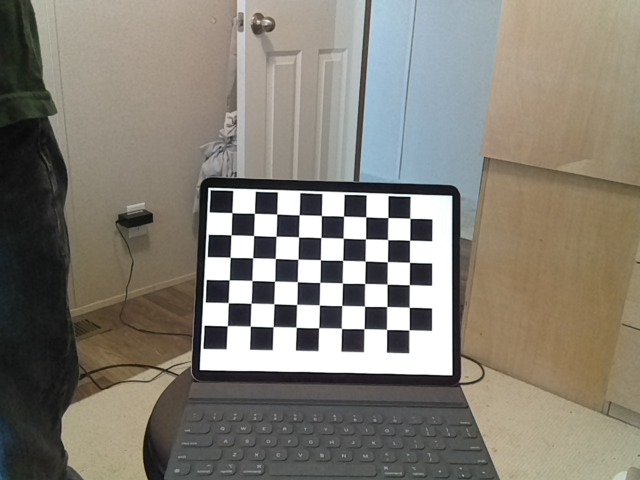
#> input picture calibration/rgb/images/calib_1.png, 640 x 480 px; its folder holds only this picture in this run
$ python calibrate.py
#> lines starting #> are read from the running program, lines starting #| are printed output that depends on the picture; after the words box and inside, x2 and y2 are one past the last pixel; in counts of white or black regions, pixels touching at a corner belong together
import numpy as np
import cv2 as cv
import glob
import pickle

### https://github.com/niconielsen32/CameraCalibration/blob/main/calibration.py ###

################ FIND CHESSBOARD CORNERS - OBJECT POINTS AND IMAGE POINTS #############################

chessboardSize = (9,6)
frameSize = (640,480)

# termination criteria
criteria = (cv.TERM_CRITERIA_EPS + cv.TERM_CRITERIA_MAX_ITER, 30, 0.001)


# prepare object points, like (0,0,0), (1,0,0), (2,0,0) ....,(6,5,0)
objp = np.zeros((chessboardSize[0] * chessboardSize[1], 3), np.float32)
objp[:,:2] = np.mgrid[0:chessboardSize[0],0:chessboardSize[1]].T.reshape(-1,2)

size_of_chessboard_squares_mm = 20
objp = objp * size_of_chessboard_squares_mm


# Arrays to store object points and image points from all the images.
objpoints = [] # 3d point in real world space
imgpoints = [] # 2d points in image plane.


images = glob.glob('./calibration/rgb/images/*.png')

for image in images:
    img = cv.imread(image)
#> img is the input picture: shape (480, 640, 3); mean B, G, R 116.5, 126.6, 131.6
    gray = cv.cvtColor(img, cv.COLOR_BGR2GRAY)
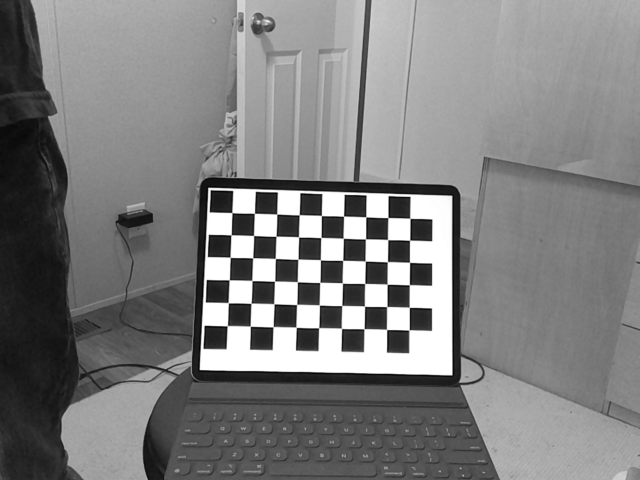
#> gray: shape (480, 640); min 4, max 255, mean 127

    # Find the chess board corners
    ret, corners = cv.findChessboardCorners(gray, chessboardSize, None)
#> ret = True; corners = 54 rows, first 8: [231.9, 212.6], [254.4, 213.4], [276.7, 214.1], [299.2, 214.8], [321.4, 215.5], [343.5, 216.2], [365.8, 216.8], [387.9, 217.5]

    # If found, add object points, image points (after refining them)
    if ret == True:

        objpoints.append(objp)
        corners2 = cv.cornerSubPix(gray, corners, (11,11), (-1,-1), criteria)
#> corners2 = 54 rows, first 8: [231.8, 212.6], [254.4, 213.3], [276.7, 214], [299.2, 214.8], [321.4, 215.5], [343.6, 216.2], [365.7, 216.8], [387.9, 217.6]
        imgpoints.append(corners)

        # Draw and display the corners
        cv.drawChessboardCorners(img, chessboardSize, corners2, ret)
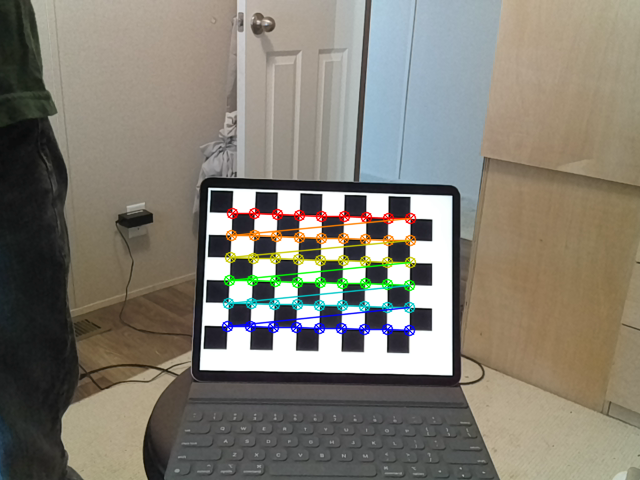
#> img: shape (480, 640, 3); 3.2% of pixels changed, all inside (x1, y1, x2, y2) = (221, 207, 417, 337)
        cv.imshow('img', img)
        cv.waitKey(1000)


cv.destroyAllWindows()


############## CALIBRATION #######################################################

ret, cameraMatrix, dist, rvecs, tvecs = cv.calibrateCamera(objpoints, imgpoints, frameSize, None, None)
#> ret = 0.0941; cameraMatrix = [[626.6, 0, 317.7], [0, 624.7, 231.4], [0, 0, 1]]; dist = [[0.00149, -3.63, 0.00121, 0.0019, 72.49]]; rvecs = ([-0.117, -0.0517, 0.0276],); tvecs = ([-76.55, -16.79, 557.9],)

# Save the camera calibration result for later use (we won't worry about rvecs / tvecs)
pickle.dump((cameraMatrix, dist), open( "./calibration/rgb/calibration.pkl", "wb" ))
pickle.dump(cameraMatrix, open( "./calibration/rgb/cameraMatrix.pkl", "wb" ))
pickle.dump(dist, open( "./calibration/rgb/dist.pkl", "wb" ))


# [39 lines of commented-out code are left out]

$ run again, on calibration/rgb/images/calib_2.png
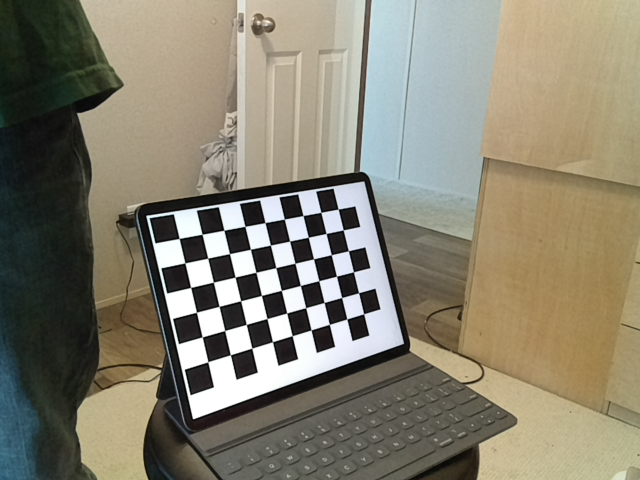
#> input picture calibration/rgb/images/calib_2.png, 640 x 480 px
#> img is the input picture: shape (480, 640, 3); mean B, G, R 112.3, 129.2, 134.3
#> `gray = cv.cvtColor(img, cv.COLOR_BGR2GRAY)`:
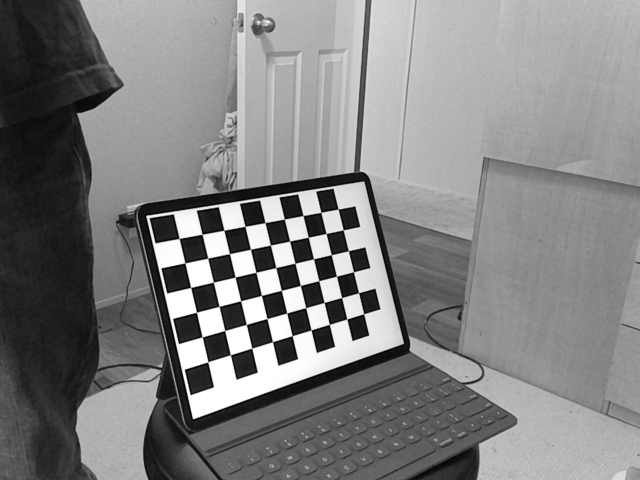
#> gray: shape (480, 640); min 1, max 255, mean 128.8
#> `ret, corners = cv.findChessboardCorners(gray, chessboardSize, None)`: ret = True; corners = 54 rows, first 8: [179.1, 238.4], [202.1, 234.3], [223.9, 230.3], [245, 226.4], [265, 222.6], [284.3, 219.1], [303, 215.6], [320.8, 212.3]
#> corners2 = 54 rows, first 8: [179.2, 238.4], [202.1, 234.3], [223.9, 230.3], [244.9, 226.4], [265, 222.6], [284.3, 219.1], [303, 215.6], [320.8, 212.3]
#> `cv.drawChessboardCorners(img, chessboardSize, corners2, ret)`:
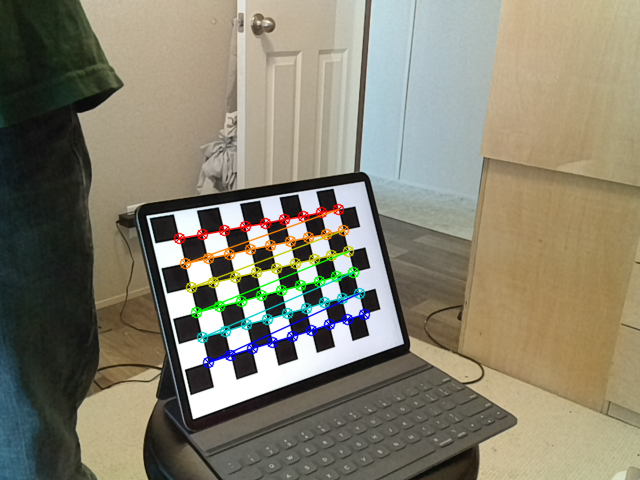
#> img: shape (480, 640, 3); 2.96% of pixels changed, all inside (x1, y1, x2, y2) = (173, 203, 371, 369)
#> `ret, cameraMatrix, dist, rvecs, tvecs = cv.calibrateCamera(objpoints, ..`: ret = 0.0651; cameraMatrix = [[631.9, 0, 319.4], [0, 645.5, 249.8], [0, 0, 1]]; dist = [[-0.199, 4.87, 0.00181, -0.00748, -33.36]]; rvecs = ([-0.11, -0.567, -0.225],); tvecs = ([-113.4, -9.03, 512.5],)

$ run again, on calibration/rgb/images/calib_3.png
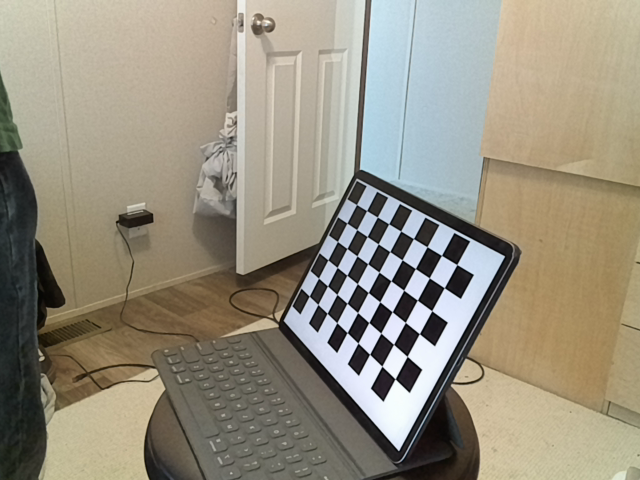
#> input picture calibration/rgb/images/calib_3.png, 640 x 480 px
#> img is the input picture: shape (480, 640, 3); mean B, G, R 127.7, 144, 150.6
#> `gray = cv.cvtColor(img, cv.COLOR_BGR2GRAY)`:
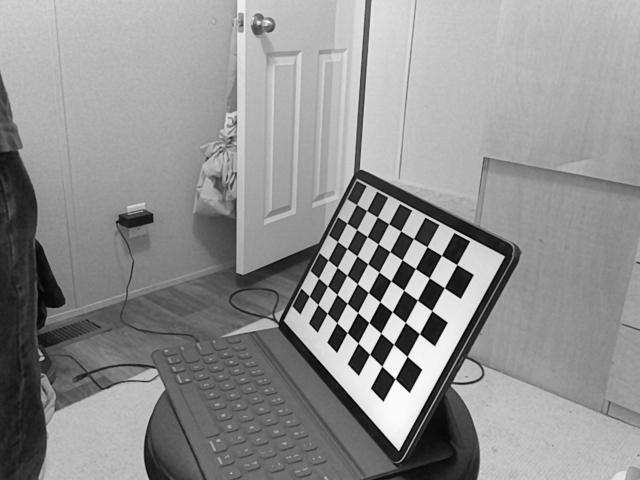
#> gray: shape (480, 640); min 3, max 252, mean 144.2
#> `ret, corners = cv.findChessboardCorners(gray, chessboardSize, None)`: ret = True; corners = 54 rows, first 8: [356.5, 204.5], [366.6, 210.6], [377.4, 217.1], [388.7, 223.8], [400.7, 231], [413.4, 238.6], [427.1, 246.7], [441.5, 255.4]
#> corners2 = 54 rows, first 8: [362.8, 208.3], [362.9, 208.4], [373.5, 214.7], [388.3, 223.5], [400.1, 230.6], [413.2, 238.5], [427.1, 246.7], [441.4, 255.4]
#> `cv.drawChessboardCorners(img, chessboardSize, corners2, ret)`:
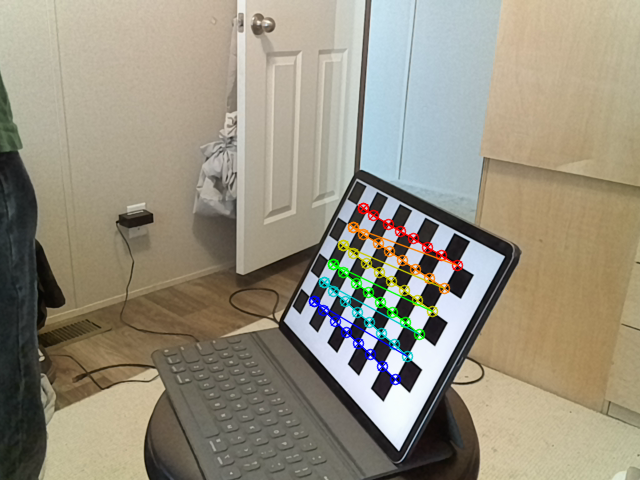
#> img: shape (480, 640, 3); 2.23% of pixels changed, all inside (x1, y1, x2, y2) = (308, 202, 464, 386)
#> `ret, cameraMatrix, dist, rvecs, tvecs = cv.calibrateCamera(objpoints, ..`: ret = 2.44; cameraMatrix = [[457.1, 0, 322.5], [0, 1147, 369.8], [0, 0, 1]]; dist = [[-27.62, 395.3, -0.885, 1.96, -3555.3]]; rvecs = ([-0.732, 0.313, 0.665],); tvecs = ([37.61, -113.6, 913.3],)

$ run again, on calibration/rgb/images/calib_4.png
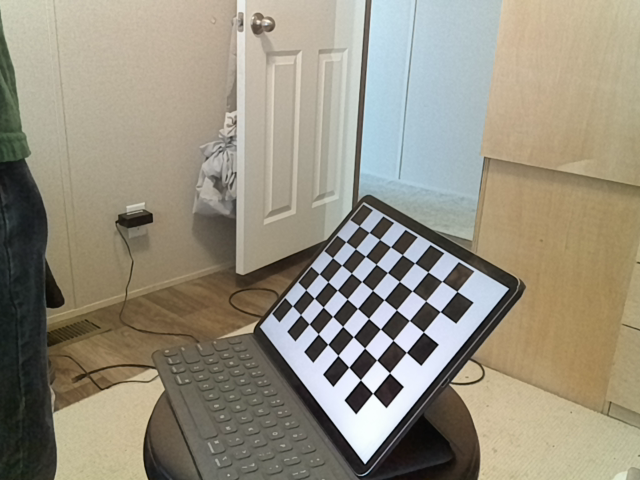
#> input picture calibration/rgb/images/calib_4.png, 640 x 480 px
#> img is the input picture: shape (480, 640, 3); mean B, G, R 127.4, 143.7, 149.9
#> `gray = cv.cvtColor(img, cv.COLOR_BGR2GRAY)`:
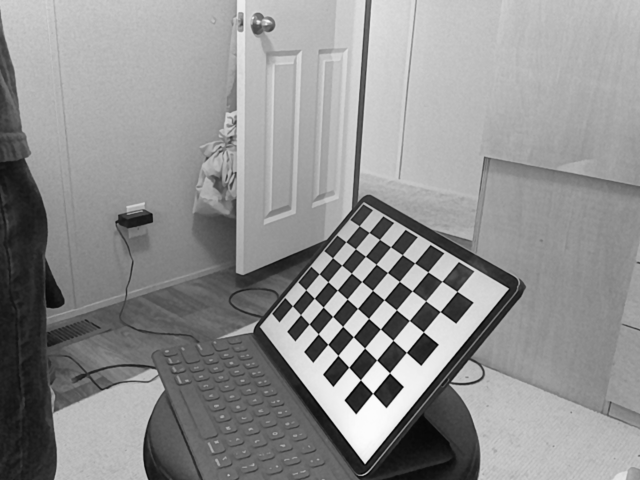
#> gray: shape (480, 640); min 3, max 252, mean 143.7
#> `ret, corners = cv.findChessboardCorners(gray, chessboardSize, None)`: ret = True; corners = 54 rows, first 8: [359.3, 225.7], [369.1, 232.5], [379.5, 239.4], [390.5, 246.7], [402.4, 254.6], [414.6, 263.1], [427.7, 271.9], [441.8, 281.4]
#> corners2 = 54 rows, first 8: [366.3, 230.6], [368.5, 232.1], [378.4, 238.6], [390.5, 246.7], [401.8, 254.4], [414.3, 262.8], [427.8, 271.7], [441.8, 281.3]
#> `cv.drawChessboardCorners(img, chessboardSize, corners2, ret)`:
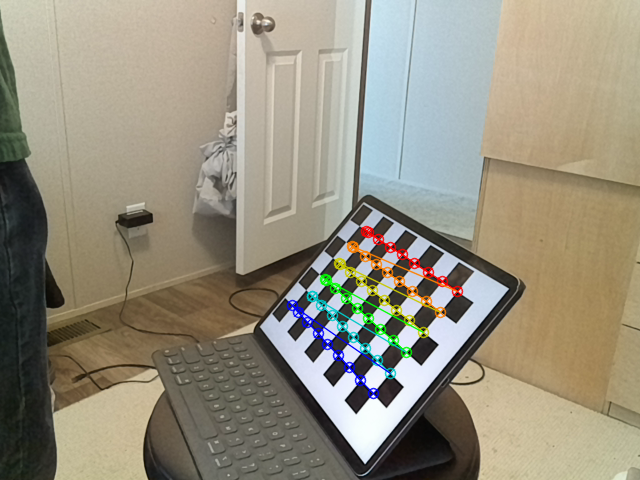
#> img: shape (480, 640, 3); 2.29% of pixels changed, all inside (x1, y1, x2, y2) = (286, 225, 464, 400)
#> `ret, cameraMatrix, dist, rvecs, tvecs = cv.calibrateCamera(objpoints, ..`: ret = 2.07; cameraMatrix = [[1416, 0, 159.4], [0, 1427.7, 83.71], [0, 0, 1]]; dist = [[-13.7, 125.5, 0.143, 0.123, -384]]; rvecs = ([-0.557, 1.29, 0.586],); tvecs = ([182.8, 123.8, 840.3],)

$ run again, on calibration/rgb/images/calib_10.png
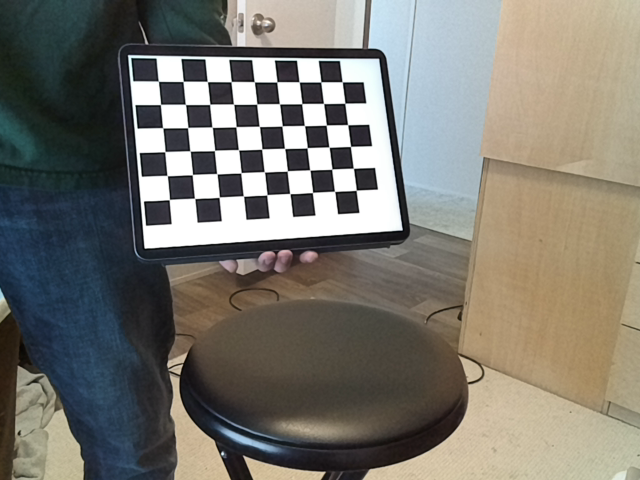
#> input picture calibration/rgb/images/calib_10.png, 640 x 480 px
#> img is the input picture: shape (480, 640, 3); mean B, G, R 111.8, 119.9, 122.6
#> `gray = cv.cvtColor(img, cv.COLOR_BGR2GRAY)`:
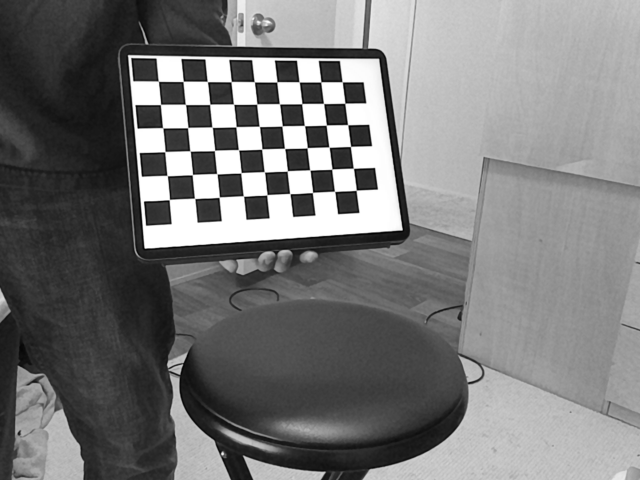
#> gray: shape (480, 640); min 2, max 255, mean 119.8
#> `ret, corners = cv.findChessboardCorners(gray, chessboardSize, None)`: ret = True; corners = 54 rows, first 8: [158.4, 81.23], [183.2, 81.41], [207.3, 81.5], [231.2, 81.63], [254.3, 81.74], [276.8, 81.87], [299.1, 81.88], [320.8, 81.9]
#> corners2 = 54 rows, first 8: [158.3, 81.22], [183.2, 81.37], [207.4, 81.48], [231.2, 81.59], [254.3, 81.74], [276.8, 81.8], [299.2, 81.84], [320.8, 81.83]
#> `cv.drawChessboardCorners(img, chessboardSize, corners2, ret)`:
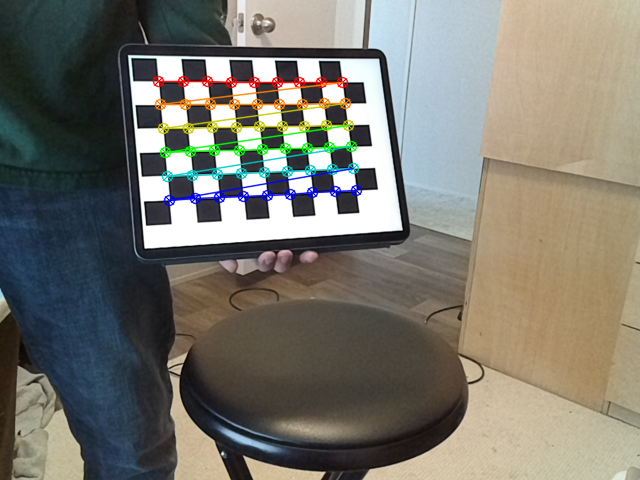
#> img: shape (480, 640, 3); 3.25% of pixels changed, all inside (x1, y1, x2, y2) = (152, 75, 363, 207)
#> `ret, cameraMatrix, dist, rvecs, tvecs = cv.calibrateCamera(objpoints, ..`: ret = 0.0776; cameraMatrix = [[633.4, 0, 325.6], [0, 637.5, 251.2], [0, 0, 1]]; dist = [[-0.0395, 1.1, -0.00541, -0.00395, -4.48]]; rvecs = ([-0.164, -0.273, -0.0991],); tvecs = ([-138.3, -139.5, 529.2],)
